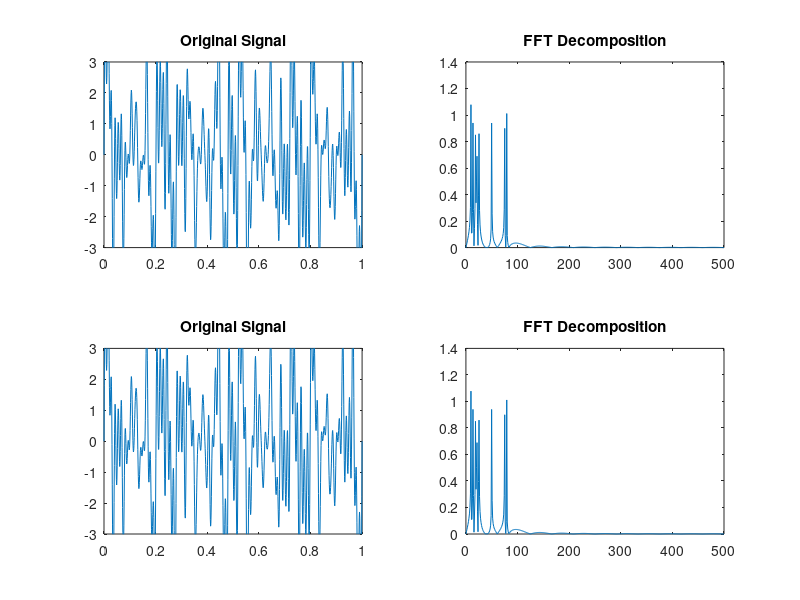
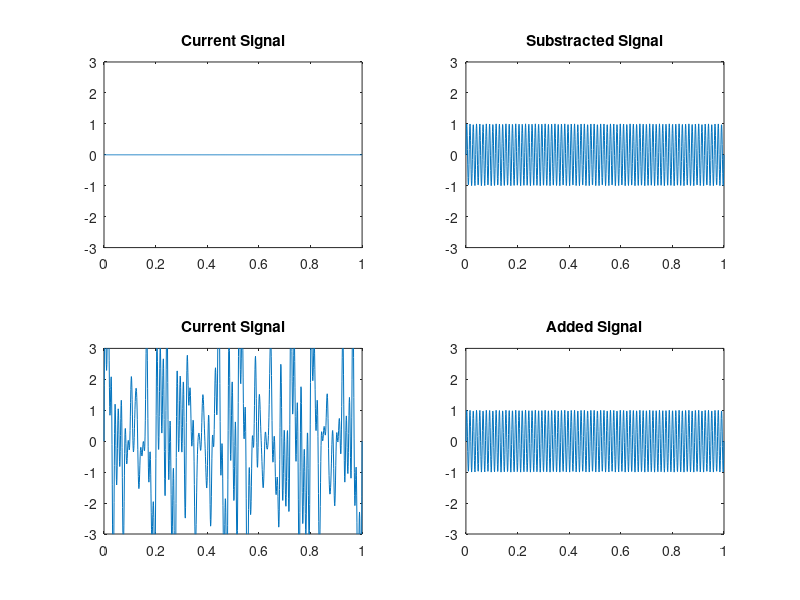

These charts were generated, in order, by the following MATLAB code:
% demo to show the perfect deconstruction and construction of a signal

clc;

t = (0:0.001:1)';

y1 = sin(2*pi*50*t);
y2 = sin(2*pi*25*t);
y3 = sin(2*pi*10*t);
y4 = sin(2*pi*75*t);
y5 = sin(2*pi*14*t);
y6 = sin(2*pi*21*t);
y7 = sin(2*pi*19*t);
y8 = sin(2*pi*79*t);

y9 = y1+y2+y3+y4+y5+y6+y7+y8;

figure(1);

subplot(2,2,1);
plot(t,y9);
ylim([-3 3]);
title('Original Signal');
L = length(t);
Fs = 1000;
NFFT = 2^nextpow2(L); % Next power of 2 from length of y
Y = fft(y9,NFFT)/L;
f = Fs/2*linspace(0,1,NFFT/2+1);
subplot(2,2,2);
plot(f,2*abs(Y(1:NFFT/2+1)));
title('FFT Decomposition');

pause;

yn = y9;

figure(2);

yn = yn - y1;
subplot(2,2,1);
plot(t,yn);
ylim([-3 3]);
title('Current Signal');

subplot(2,2,2);
plot(t,y1);
ylim([-3 3]);
title('Substracted Signal');
pause;

yn = yn - y2;
subplot(2,2,1);
plot(t,yn);
ylim([-3 3]);
title('Current Signal');

subplot(2,2,2);
plot(t,y2);
ylim([-3 3]);
title('Substracted Signal');
pause;

yn = yn - y3;
subplot(2,2,1);
plot(t,yn);
ylim([-3 3]);
title('Current Signal');

subplot(2,2,2);
plot(t,y3);
ylim([-3 3]);
title('Substracted Signal');
pause;

yn = yn - y4;
subplot(2,2,1);
plot(t,yn);
ylim([-3 3]);
title('Current Signal');

subplot(2,2,2);
plot(t,y4);
ylim([-3 3]);
title('Substracted Signal');
pause;

yn = yn - y5;
subplot(2,2,1);
plot(t,yn);
ylim([-3 3]);
title('Current Signal');

subplot(2,2,2);
plot(t,y5);
ylim([-3 3]);
title('Substracted Signal');
pause;

yn = yn - y6;
subplot(2,2,1);
plot(t,yn);
ylim([-3 3]);
title('Current Signal');

subplot(2,2,2);
plot(t,y6);
ylim([-3 3]);
title('Substracted Signal');
pause;

yn = yn - y7;
subplot(2,2,1);
plot(t,yn);
ylim([-3 3]);
title('Current Signal');

subplot(2,2,2);
plot(t,y7);
ylim([-3 3]);
title('Substracted Signal');
pause;

yn = yn - y8;
subplot(2,2,1);
plot(t,yn);
ylim([-3 3]);
title('Current Signal');

subplot(2,2,2);
plot(t,y8);
ylim([-3 3]);
title('Substracted Signal');
pause;


yn = yn + y1;
subplot(2,2,3);
plot(t,yn);
ylim([-3 3]);
title('Current Signal');

subplot(2,2,4);
plot(t,y1);
ylim([-3 3]);
title('Added Signal');
pause;

yn = yn + y2;
subplot(2,2,3);
plot(t,yn);
ylim([-3 3]);
title('Current Signal');

subplot(2,2,4);
plot(t,y2);
ylim([-3 3]);
title('Added Signal');
pause;

yn = yn + y3;
subplot(2,2,3);
plot(t,yn);
ylim([-3 3]);
title('Current Signal');

subplot(2,2,4);
plot(t,y3);
ylim([-3 3]);
title('Added Signal');
pause;

yn = yn + y4;
subplot(2,2,3);
plot(t,yn);
ylim([-3 3]);
title('Current Signal');

subplot(2,2,4);
plot(t,y4);
ylim([-3 3]);
title('Added Signal');
pause;

yn = yn + y5;
subplot(2,2,3);
plot(t,yn);
ylim([-3 3]);
title('Current Signal');

subplot(2,2,4);
plot(t,y5);
ylim([-3 3]);
title('Added Signal');
pause;

yn = yn + y6;
subplot(2,2,3);
plot(t,yn);
ylim([-3 3]);
title('Current Signal');

subplot(2,2,4);
plot(t,y6);
ylim([-3 3]);
title('Added Signal');
pause;

yn = yn + y7;
subplot(2,2,3);
plot(t,yn);
ylim([-3 3]);
title('Current Signal');

subplot(2,2,4);
plot(t,y7);
ylim([-3 3]);
title('Added Signal');
pause;

yn = yn + y8;
subplot(2,2,3);
plot(t,yn);
ylim([-3 3]);
title('Current Signal');

subplot(2,2,4);
plot(t,y8);
ylim([-3 3]);
title('Added Signal');
pause;

figure(1);
subplot(2,2,3);
plot(t,y9);
ylim([-3 3]);
title('Original Signal');
pause;

L = length(t);
Fs = 1000;
NFFT = 2^nextpow2(L); % Next power of 2 from length of y
Y = fft(y9,NFFT)/L;
f = Fs/2*linspace(0,1,NFFT/2+1);
subplot(2,2,4);
plot(f,2*abs(Y(1:NFFT/2+1)));
title('FFT Decomposition');